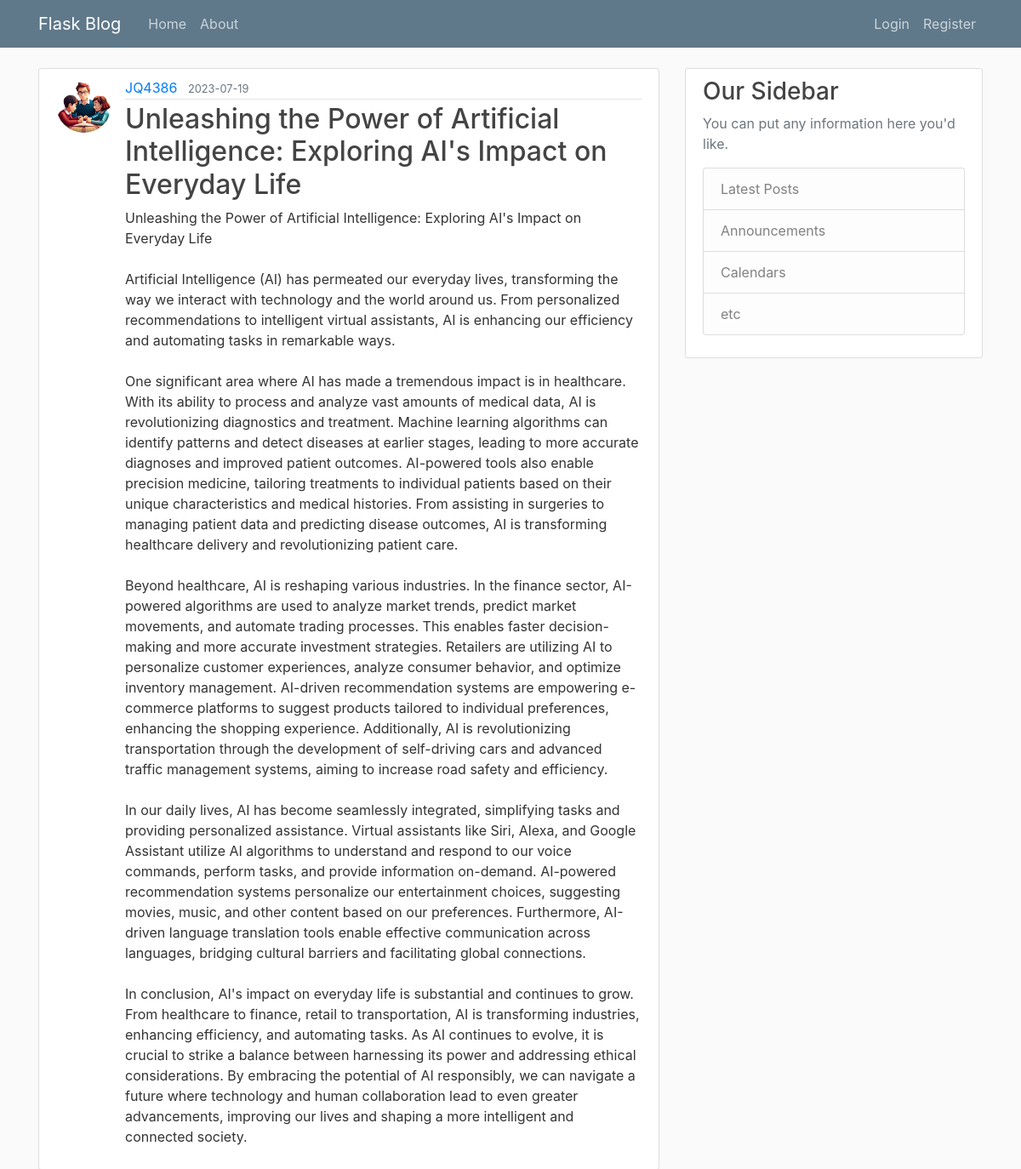
Screenshot of /post/2 with the database file from the repository.
### flaskblog/models.py (models this page shows, shortened)
class User(db.Model, UserMixin):
    id = db.Column(db.Integer, primary_key=True)
    username = db.Column(db.String(20), unique=True, nullable=False) # 20 char max, unique, not null
    email = db.Column(db.String(120), unique=True, nullable=False) # 120 char max, unique, not null
    image_file = db.Column(db.String(20), nullable=False, default='default.jpg') # 20 char max, not null, default
    password = db.Column(db.String(60), nullable=False) # 60 char max, not null
    posts = db.relationship('Post', backref='author', lazy=True) # one to many relationship, backref allows us to get user who created post

class Post(db.Model):
    id = db.Column(db.Integer, primary_key=True)
    title = db.Column(db.String(100), nullable=False) # 100 char max, not null
    date_posted = db.Column(db.DateTime, nullable=False, default=datetime.utcnow) # not null, default, always use utc time for consistency
    content = db.Column(db.Text, nullable=False) # not null
    user_id = db.Column(db.Integer, db.ForeignKey('user.id'), nullable=False) # not null

### flaskblog/routes.py (the view)
@app.route('/post/<int:post_id>')
def post(post_id):
    post = Post.query.get_or_404(post_id)
    return render_template('post.html', title=post.title, post=post)

### flaskblog/templates/post.html (shortened to what this page needs)
{% extends "layout.html" %}
{% block content %}
<article class="media content-section">
    <img class="rounded-circle article-img" src="{{ url_for('static',
        filename='profile_pics/' + post.author.image_file) }}">
    <div class="media-body">
        <div class="article-metadata">
            <a class="mr-2" href="#">{{ post.author.username }}</a>
            <small class="text-muted">{{ post.date_posted.strftime('%Y-%m-%d')}}</small>
        </div>
        <h2 class="article-title">{{ post.title }}</a></h2>
        <p class="article-content">{{ post.content }}</p>
    </div>
</article>
{% endblock content %}

### flaskblog/static/main.css (style rules this page uses)
body { background: #fafafa; color: #333333; margin-top: 5rem; }
h1, h2, h3, h4, h5, h6 { color: #444444; }
.content-section { background: #ffffff; padding: 10px 20px; border: 1px solid #dddddd; border-radius: 3px; margin-bottom: 20px; }
.article-title { color: #444444; }
.article-content { white-space: pre-line; }
.article-img { height: 65px; width: 65px; margin-right: 16px; }
.article-metadata { padding-bottom: 1px; margin-bottom: 4px; border-bottom: 1px solid #e3e3e3 }

### rows the page displays
User: image_file (picture), author.username "JQ4386"
Post: date_posted "2023-07-19", title "Unleashing the Power of Artificial Intelligence: Exploring AI's Impact on Everyday Life", content "Unleashing the Power of Artificial Intelligence: Exploring AI's Impact on Everyday Life Artificial Intelligence (AI) has permeated our everyday lives, transforming the way we interact with technology and the world around us. From personalized recommendations to intelligent virtual assistants, AI is enhancing our efficiency and automating tasks in remarkable ways. One significant area where AI has made a tremendous impact is in healthcare. With its ability to process and analyze vast amounts of medical data, AI is revolutionizing diagnostics and treatment. Machine learning algorithms can identify patterns and detect diseases at earlier stages, leading to more accurate diagnoses and improved…"
